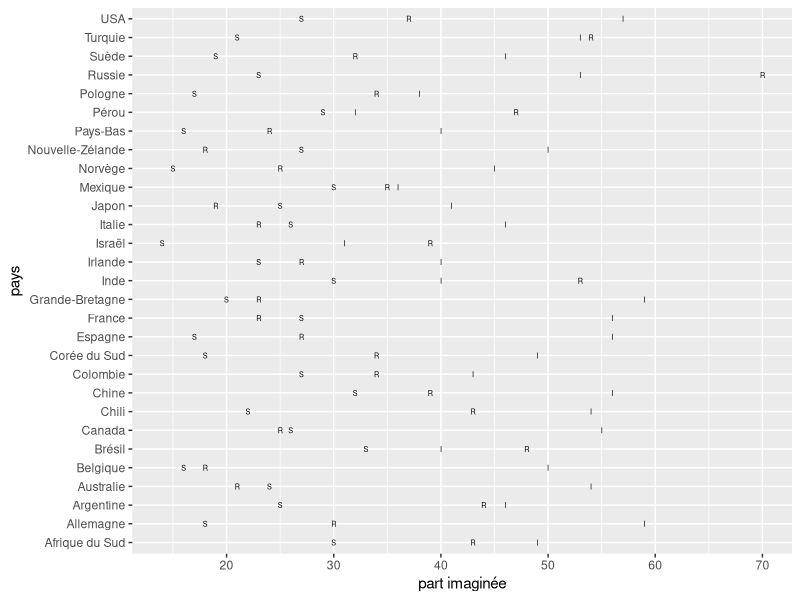
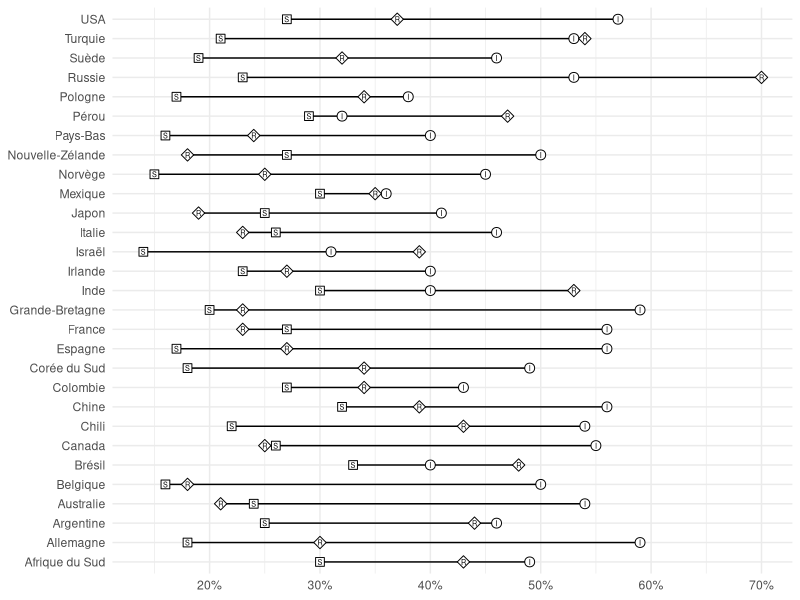
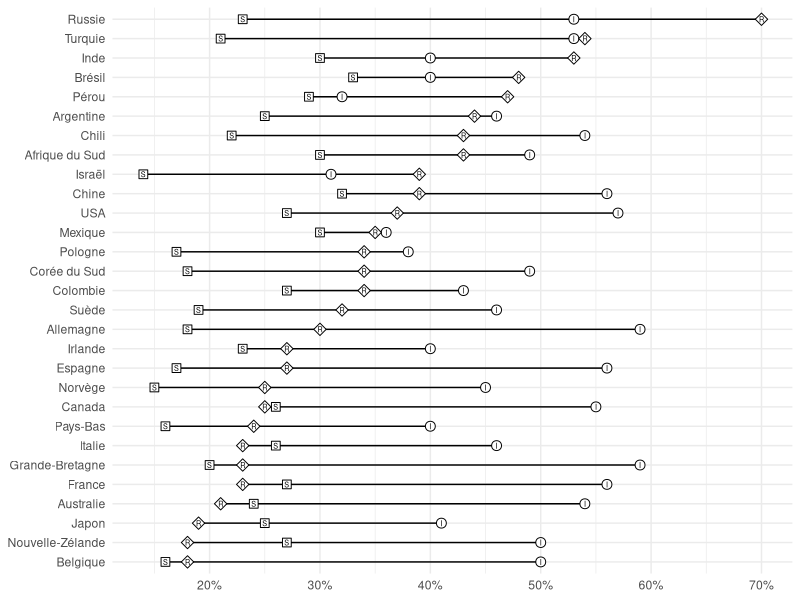
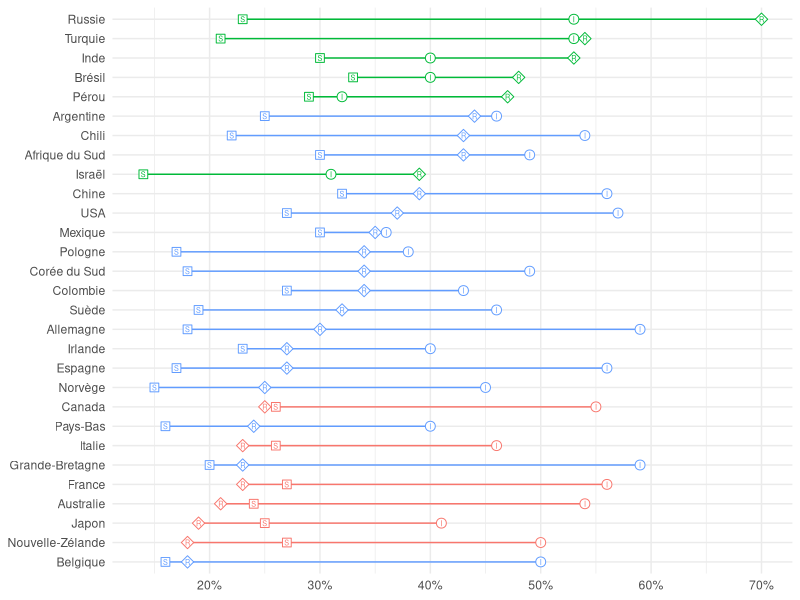
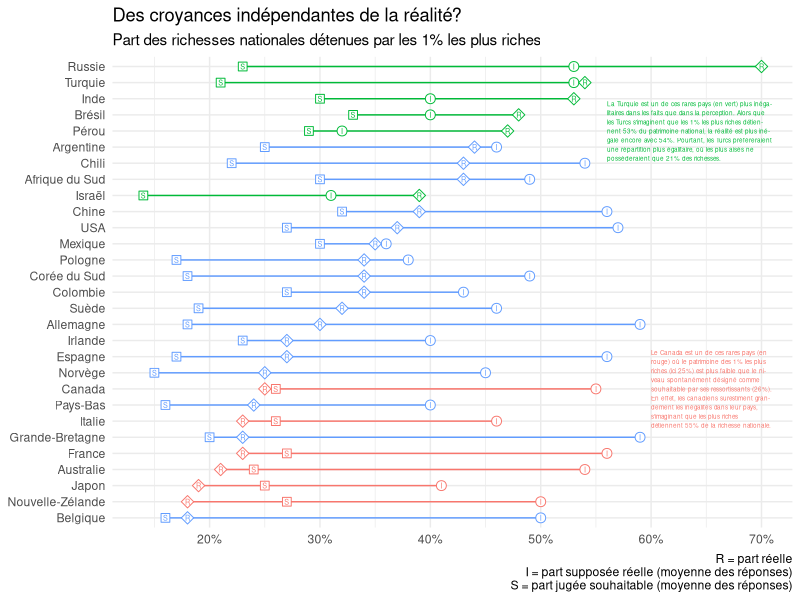
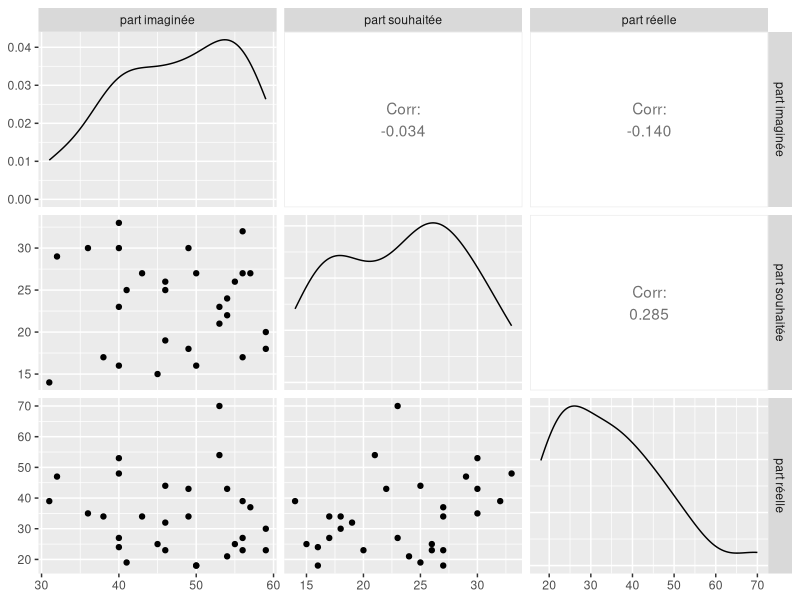
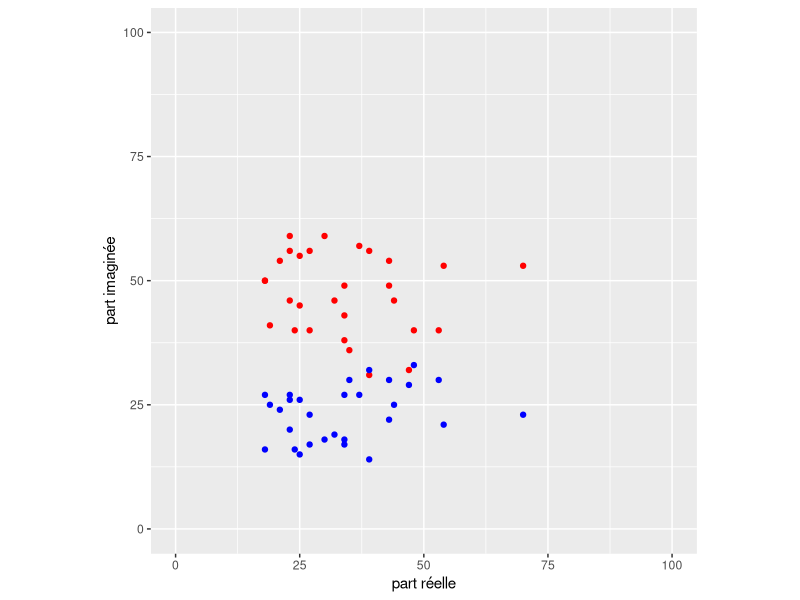
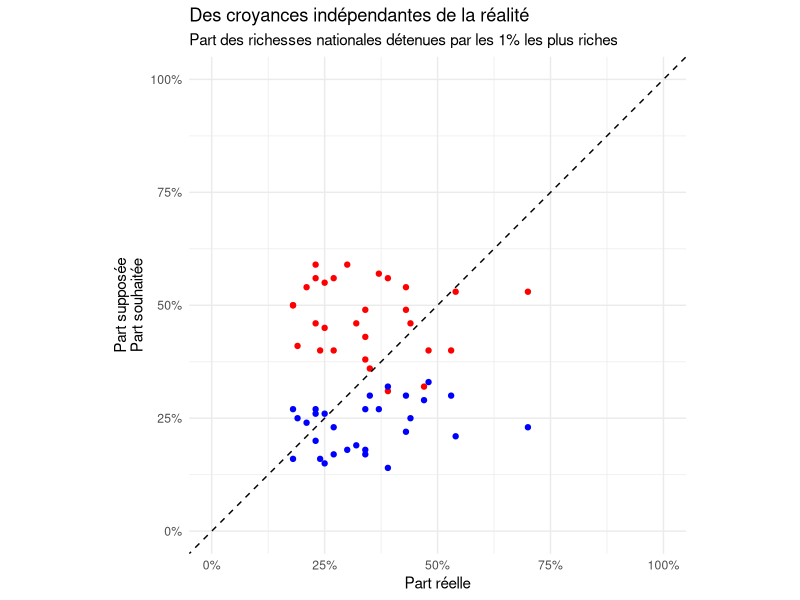

Here is the R script that generated these plots, in order:
## ---- chunk 1
library(tidyverse)
library(ggrepel)
library(GGally)
knitr::opts_chunk$set(fig.width=8, out.width='100%', fig.height=4)
## ---- chunk 2
data <- read_csv("data/how-much-the-rich.csv")
data %>%
  ggplot(aes(y=pays)) +
  geom_point(aes(x=`part imaginée`),  shape='I') +
  geom_point(aes(x=`part souhaitée`), shape='S') +
  geom_point(aes(x=`part réelle`),    shape='R')
## ---- chunk 3
data %>%
  mutate(
    pct_min = pmin(`part imaginée`, `part souhaitée`, `part réelle`),
    pct_max = pmax(`part imaginée`, `part souhaitée`, `part réelle`)
  ) %>%
  ggplot(aes(y=pays)) +
  geom_segment(aes(x=pct_min, xend=pct_max, yend=pays)) +
  geom_point(aes(x=`part imaginée`),  shape=21, size=3, fill="white") +
  geom_point(aes(x=`part imaginée`),  shape='I') +
  geom_point(aes(x=`part souhaitée`), shape=22, size=3, fill='white') +
  geom_point(aes(x=`part souhaitée`), shape='S') +
  geom_point(aes(x=`part réelle`),    shape=23, size=3, fill='white') +
  geom_point(aes(x=`part réelle`),    shape='R') +
  scale_x_continuous(labels=scales:::number_format(suffix='%')) +
  theme_minimal() +
  labs(
    x = NULL,
    y = NULL
  )
## ---- chunk 4
data %>%
  mutate(
    pct_min = pmin(`part imaginée`, `part souhaitée`, `part réelle`),
    pct_max = pmax(`part imaginée`, `part souhaitée`, `part réelle`),
    pays = fct_reorder(pays, `part réelle`)
  ) %>%
  ggplot(aes(y=pays)) +
  geom_segment(aes(x=pct_min, xend=pct_max, yend=pays)) +
  geom_point(aes(x=`part imaginée`),  shape=21, size=3, fill="white") +
  geom_point(aes(x=`part imaginée`),  shape='I') +
  geom_point(aes(x=`part souhaitée`), shape=22, size=3, fill='white') +
  geom_point(aes(x=`part souhaitée`), shape='S') +
  geom_point(aes(x=`part réelle`),    shape=23, size=3, fill='white') +
  geom_point(aes(x=`part réelle`),    shape='R') +
  scale_x_continuous(labels=scales:::number_format(suffix='%')) +
  theme_minimal() +
  labs(
    x = NULL,
    y = NULL
  )
## ---- chunk 5
data %>%
  mutate(
    pct_min = pmin(`part imaginée`, `part souhaitée`, `part réelle`),
    pct_max = pmax(`part imaginée`, `part souhaitée`, `part réelle`),
    pays = fct_reorder(pays, `part réelle`)
  ) %>%
  ggplot(aes(y=pays, color=case_when(
    `part imaginée`<`part réelle` ~ "S < I < R",
    `part réelle`<`part souhaitée` ~ "R < S < I",
    TRUE ~ "S < R < I"
  ))) +
  geom_segment(aes(x=pct_min, xend=pct_max, yend=pays)) +
  geom_point(aes(x=`part imaginée`),  shape=21, size=3, fill="white") +
  geom_point(aes(x=`part imaginée`),  shape='I') +
  geom_point(aes(x=`part souhaitée`), shape=22, size=3, fill='white') +
  geom_point(aes(x=`part souhaitée`), shape='S') +
  geom_point(aes(x=`part réelle`),    shape=23, size=3, fill='white') +
  geom_point(aes(x=`part réelle`),    shape='R') +
  scale_x_continuous(labels=scales:::number_format(suffix='%')) +
  theme_minimal() +
  guides(color="none") +
  labs(
    x = NULL,
    y = NULL
  )
## ---- chunk 6
data %>%
  mutate(
    pct_min = pmin(`part imaginée`, `part souhaitée`, `part réelle`),
    pct_max = pmax(`part imaginée`, `part souhaitée`, `part réelle`),
    pays = fct_reorder(pays, `part réelle`)
  ) %>%
  ggplot(aes(y=pays, color=case_when(
    `part imaginée`<`part réelle` ~ "S < I < R",
    `part réelle`<`part souhaitée` ~ "R < S < I",
    TRUE ~ "S < R < I"
  ))) +
  geom_segment(aes(x=pct_min, xend=pct_max, yend=pays)) +
  geom_point(aes(x=`part imaginée`),  shape=21, size=3, fill="white") +
  geom_point(aes(x=`part imaginée`),  shape='I') +
  geom_point(aes(x=`part souhaitée`), shape=22, size=3, fill='white') +
  geom_point(aes(x=`part souhaitée`), shape='S') +
  geom_point(aes(x=`part réelle`),    shape=23, size=3, fill='white') +
  geom_point(aes(x=`part réelle`),    shape='R') +
  scale_x_continuous(labels=scales:::number_format(suffix='%')) +
  annotate("text", x=60, y='Canada', size=1.6, hjust=0, color='#F8766D', label="Le Canada est un de ces rares pays (en \nrouge) où le patrimoine des 1% les plus \nriches (ici 25%) est plus faible que le ni-\nveau spontanément désigné comme \nsouhaitable par ses ressortissants (26%). \nEn effet, les canadiens surestiment gran-\ndement les inégalités dans leur pays, \ns'imaginant que les plus riches \ndétiennent 55% de la richesse nationale.") +
  annotate("text", x=56, y=25, size=1.6, hjust=0, color='#00BA38', label="La Turquie est un de ces rares pays (en vert) plus inéga-\nlitaires dans les faits que dans la perception. Alors que \nles Turcs s'imaginent que les 1% les plus riches détien-\nnent 53% du patrimoine national, la réalité est plus iné-\ngale encore avec 54%. Pourtant, les Turcs préfèreraient \nune répartition plus égalitaire, où les plus aisés ne \npossèderaient que 21% des richesses.") +
  theme_minimal() +
  guides(color="none") +
  labs(
    x = NULL,
    y = NULL,
    title = "Des croyances indépendantes de la réalité?",
    subtitle = "Part des richesses nationales détenues par les 1% les plus riches",
    caption = "R = part réelle\nI = part supposée réelle (moyenne des réponses)\nS = part jugée souhaitable (moyenne des réponses)"
  )
## ---- chunk 7
data %>%
  select(`part imaginée`, `part souhaitée`, `part réelle`) %>%
  ggpairs
## ---- chunk 8
data %>%
  ggplot(aes(x=`part réelle`)) +
  geom_point(aes(y=`part imaginée`), color='red')+
  geom_point(aes(y = `part souhaitée`), color='blue')+
  scale_y_continuous(lim=c(0, 100))+
  scale_x_continuous(lim=c(0, 100))+
  coord_equal()+
  guides(color=FALSE)
## ---- chunk 9
data %>%
  ggplot(aes(x=`part réelle`)) +
  geom_point(aes(y=`part imaginée`), color='red')+
  geom_point(aes(y = `part souhaitée`), color='blue')+
  geom_abline(a=1, b=0, linetype=2) +
  scale_y_continuous(lim=c(0, 100), labels=scales:::number_format(suffix='%'))+
  scale_x_continuous(lim=c(0, 100), labels=scales:::number_format(suffix='%'))+
  theme_minimal() +
  coord_equal()+
  guides(color=FALSE) +labs(
    x = "Part réelle",
    y = "Part supposée\nPart souhaitée",
    title = "Des croyances indépendantes de la réalité",
    subtitle = "Part des richesses nationales détenues par les 1% les plus riches"
  )
